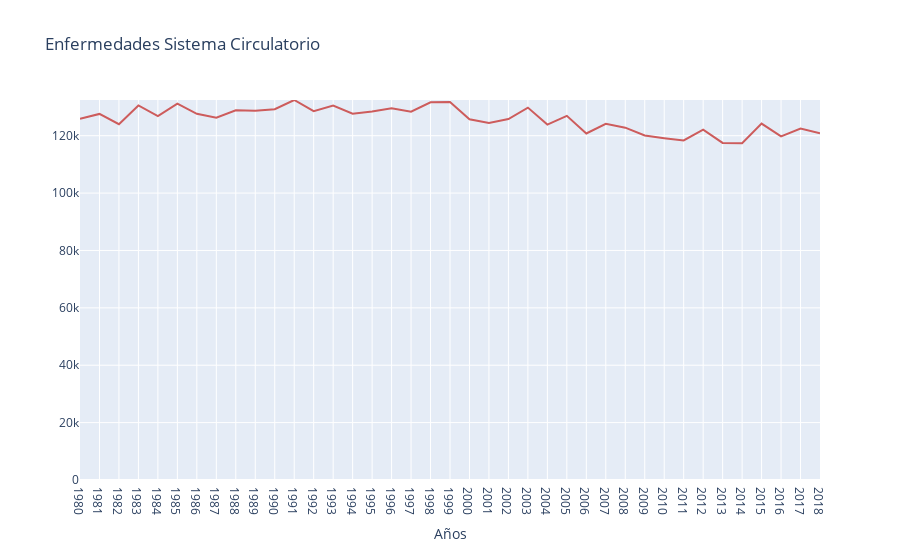

The code cell stored with this chart in its notebook:
### Code cell
fig_sis = go.Figure(data=go.Scatter(x=sist_circulatorio_hist['Periodo'].astype(dtype=str), 
                        y=sist_circulatorio_hist['Total'],
                        marker_color='indianred', text="counts"))

fig_sis.update_layout(title='Enfermedades Sistema Circulatorio',  # Use string for title
                      xaxis_title='Años',  # Use string for xaxis title
                      yaxis=dict(range=[0, max(sist_circulatorio_hist['Total'])], autorange=False),  
                      showlegend=False)

fig_sis.show()

### Figure 1 — Plotly figure (JSON) as saved in the notebook; plotly's stock layout.template omitted (floating-point values rounded to 4 significant figures)
{"data": [{"marker": {"color": "indianred"}, "text": "counts", "type": "scatter", "x": ["1980", "1981", "1982", "1983", "1984", "1985", "1986", "1987", "1988", "1989", "1990", "1991", "1992", "1993", "1994", "1995", "1996", "1997", "1998", "1999", "2000", "2001", "2002", "2003", "2004", "2005", "2006", "2007", "2008", "2009", "2010", "2011", "2012", "2013", "2014", "2015", "2016", "2017", "2018"], "y": [125887, 127586, 123986, 130531, 126804, 131198, 127617, 126282, 128873, 128672, 129224, 132439, 128548, 130479, 127691, 128435, 129565, 128338, 131628, 131774, 125723, 124389, 125797, 129783, 123867, 126907, 120760, 124126, 122793, 120057, 119128, 118327, 122097, 117484, 117393, 124197, 119778, 122465, 120859]}], "layout": {"showlegend": false, "title": {"text": "Enfermedades Sistema Circulatorio"}, "xaxis": {"title": {"text": "Años"}}, "yaxis": {"autorange": false, "range": [0, 132439]}}}
